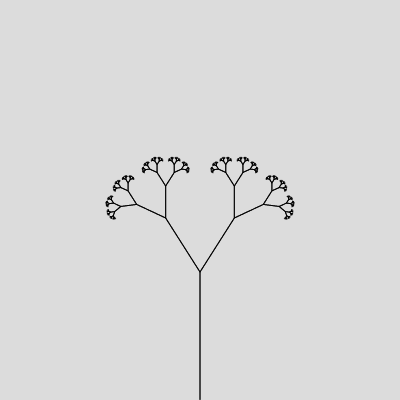
Frame 1 (no input)
Frame 60 (no input): identical to frame 1, image omitted
Frame 120 (the mouse pressed at the canvas centre since frame 60): identical to frame 1, image omitted

The p5.js sketch that drew this single still picture (run headless with seeded random() and noise() and a simulated clock; from frame 60 on, the mouse is pressed at the canvas centre):

// p5.js sketch
// ── sketch.js
function create_string(string){
  let new_string = ""
  for(let chr of string){
    if(chr == "0"){
      new_string += "1[0]0"
    }
    if(chr == "1"){
      new_string += "11"
    }
    if(chr == '['){
      new_string += '['
    }
    if(chr == ']'){
      new_string += ']'
    }
  }
  return new_string
}
function generate_strings(axiom, generations){
  let gens = []
  gens.push(axiom)
  gens.push(create_string(axiom))
  for(let i = 0; i < generations; i++){
    gens.push(create_string(gens[i]))
  }
  console.log(gens)
  return gens
}
function drawFractal(string, len){
  for(let chr of string){
    if(chr == "0"){
      line(0, 0, 0, -len)
      // ellipse(0, 100, 50, 50)
      translate(0, -len)
    }
    if(chr == "1"){
      line(0, 0, 0, -len)
      translate(0, -len)
    }
    if(chr == '['){
      push()
      rotate(12)
    }
    if(chr == ']'){
      pop()
      rotate(-12)
    }
  }
}

let axioma = "0"
let strings = []
function setup() {
  createCanvas(400, 400);
  background(220);
  translate(width/2, height)
  let generations = generate_strings("0", 15)
  console.log(generations[generations.length-1])
  drawFractal(generations[generations.length-1], 1)
}
function draw() {
}
